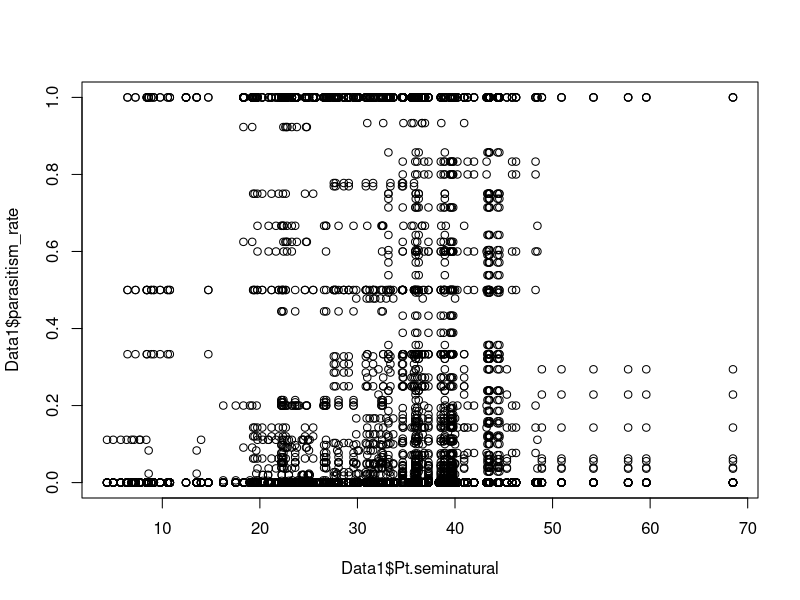
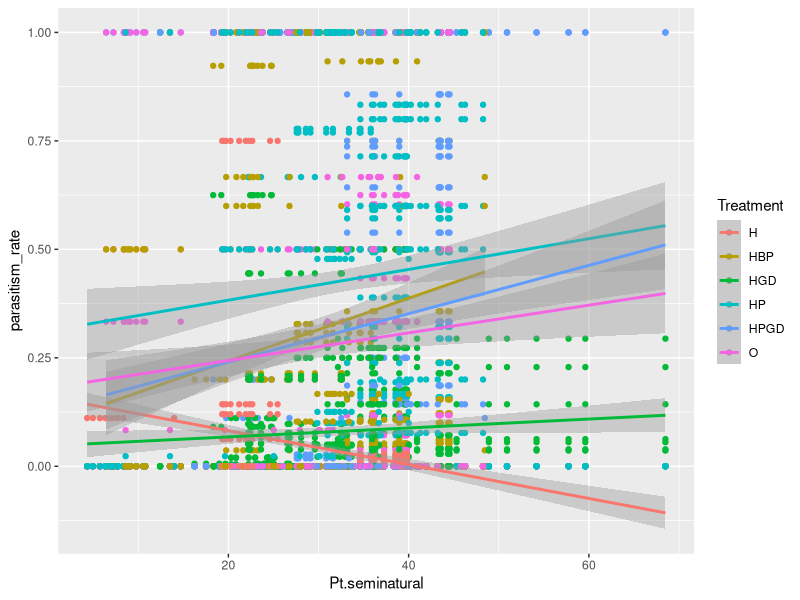
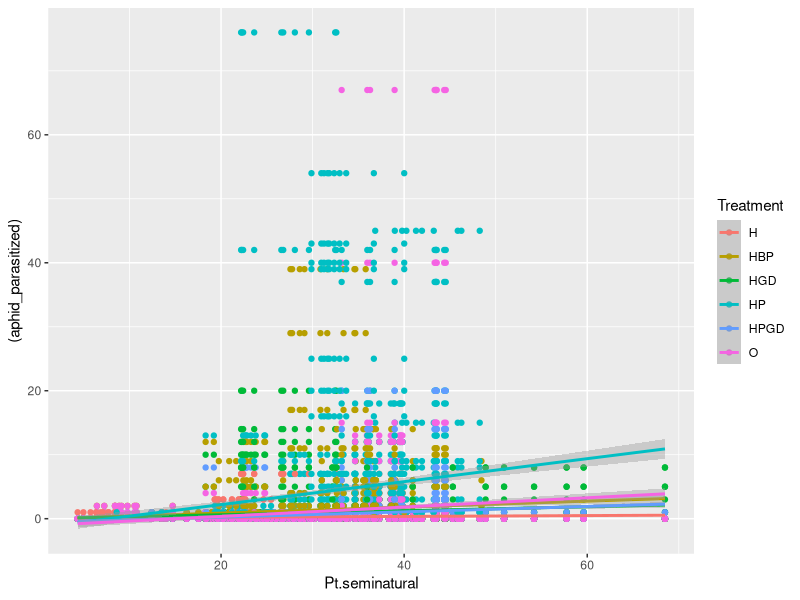

Generate these figures, in order, with R:
# 5.	We will see whether the rate of parasitism increase with landscape complexity or not.

# Ho: no significant difference in parasitism rate between landscape of high and low complexity
# H1: significant difference in parasitism rate between landscapes if high and low

library(readr)
Data1 <- read.table("Project data.csv", header = TRUE, dec = ",", sep =";")

# created a new variable called plant_ID that is highly specific (plant number)
Data1$plant_ID <- paste(Data1$Treatment, Data1$Plant, sep ="_")

#selecting in Data 2 all the rows with buff = 100
BUFF <- Data1[Data1$BUFF_DIST =="100",] 
View(BUFF)


#calculate the aphids parasitism rate (n = 1271)
parasitism_rate　<- BUFF$aphid_parasitized/(BUFF$aphid_live + BUFF$aphid_parasitized)
BUFF$parasitism_rate <- parasitism_rate

# calculate the aphids parasitism rate (n = 12710)
parasitism_rate <- Data1$aphid_parasitized/(Data1$aphid_live + Data1$aphid_parasitized)
Data1$parasitism_rate <- parasitism_rate

# Pearson test for correlation between landscape complexity and parasitism rate
cor.test(Data1$parasitism_rate, Data1$Pt.seminatural, method = "pearson")
plot(x= Data1$Pt.seminatural, y = Data1$parasitism_rate)

# result: the correlation coefficient is 0.087. p < 0.05: the correlation is statistically significant. 
# LC and PR are significantly correlated.
library(ggplot2)
p <- ggplot(Data1, aes(x=Pt.seminatural,y=parasitism_rate, color= Treatment)) +
  geom_point() + 
  geom_smooth(method = "lm")
print(p)
# horizontal

library(ggplot2)
p <- ggplot(Data1, aes(x=Pt.seminatural,y=(aphid_parasitized), color= Treatment)) +
  geom_point() + 
  geom_smooth(method = "lm")
print(p)
lm1 <- lm(Data1$aphid_parasitized ~ Data1$Pt.seminatural)
summary(lm1)
lm2 <- lm(Data1$aphid_parasitized ~ Data1$Pt.seminatural + as.numeric(as.factor(Data1$Treatment)) + I(Data1$Pt.seminatural* as.numeric(as.factor(Data1$Treatment))))
summary(lm2)

# there is an interaction between treatment and pt. seminatural having an effect on aphid_parasitized 
# the more stars, the more statistically signficant
